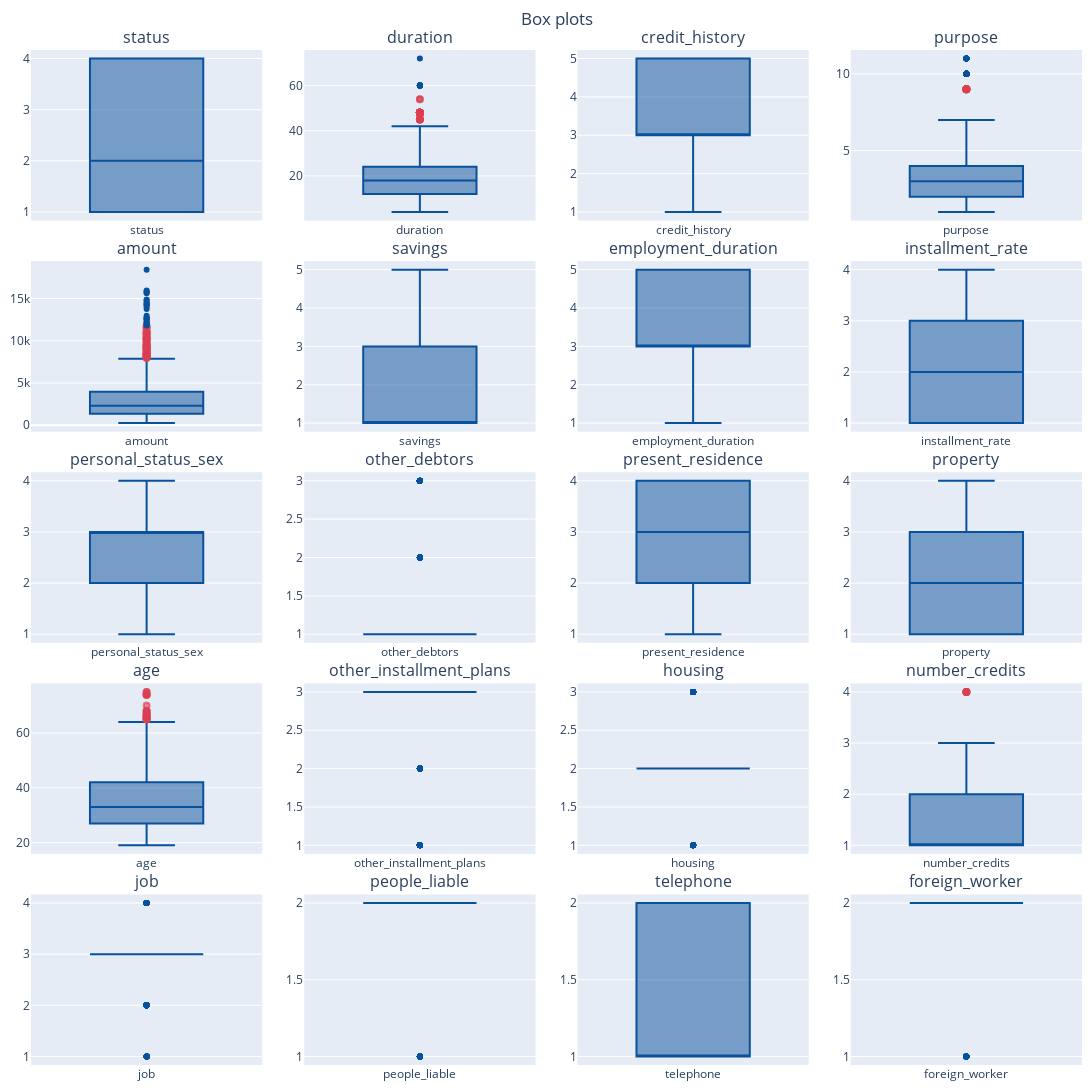

Notebook code for this chart:
### Markdown cell above
# Outliers detection

### Code cell
titles = tuple(df.keys()[0:-1])
layout = get_layout("Box plots")
fig = make_subplots(rows=5, cols=4, subplot_titles = titles, vertical_spacing=0.04, horizontal_spacing=0.04)
for index,feature in enumerate(titles):
    fig.add_trace(get_boxplot_trace(feature, df[feature]) ,row=index//4+1, col=index%4+1)
fig.update_layout(layout)
fig.show()     
if SAVE_IMAGES:
    fig.write_image(f"{images_folder}/boxplots.png")

### Figure 1 — Plotly figure (JSON) as saved in the notebook; plotly's stock layout.template omitted (floating-point values rounded to 4 significant figures; data arrays with more than 128 entries replaced by an {"elided": "..."} marker saying what was removed)
{"data": [{"boxpoints": "suspectedoutliers", "line": {"color": "rgb(8,81,156)"}, "marker": {"color": "rgb(8,81,156)", "line": {"outliercolor": "rgba(219, 64, 82, 0.6)", "outlierwidth": 2}, "outliercolor": "rgba(219, 64, 82, 0.6)"}, "name": "status", "type": "box", "xaxis": "x", "y": {"elided": "1000 int values"}, "yaxis": "y"}, {"boxpoints": "suspectedoutliers", "line": {"color": "rgb(8,81,156)"}, "marker": {"color": "rgb(8,81,156)", "line": {"outliercolor": "rgba(219, 64, 82, 0.6)", "outlierwidth": 2}, "outliercolor": "rgba(219, 64, 82, 0.6)"}, "name": "duration", "type": "box", "xaxis": "x2", "y": {"elided": "1000 int values"}, "yaxis": "y2"}, {"boxpoints": "suspectedoutliers", "line": {"color": "rgb(8,81,156)"}, "marker": {"color": "rgb(8,81,156)", "line": {"outliercolor": "rgba(219, 64, 82, 0.6)", "outlierwidth": 2}, "outliercolor": "rgba(219, 64, 82, 0.6)"}, "name": "credit_history", "type": "box", "xaxis": "x3", "y": {"elided": "1000 int values"}, "yaxis": "y3"}, {"boxpoints": "suspectedoutliers", "line": {"color": "rgb(8,81,156)"}, "marker": {"color": "rgb(8,81,156)", "line": {"outliercolor": "rgba(219, 64, 82, 0.6)", "outlierwidth": 2}, "outliercolor": "rgba(219, 64, 82, 0.6)"}, "name": "purpose", "type": "box", "xaxis": "x4", "y": {"elided": "1000 int values"}, "yaxis": "y4"}, {"boxpoints": "suspectedoutliers", "line": {"color": "rgb(8,81,156)"}, "marker": {"color": "rgb(8,81,156)", "line": {"outliercolor": "rgba(219, 64, 82, 0.6)", "outlierwidth": 2}, "outliercolor": "rgba(219, 64, 82, 0.6)"}, "name": "amount", "type": "box", "xaxis": "x5", "y": {"elided": "1000 int values"}, "yaxis": "y5"}, {"boxpoints": "suspectedoutliers", "line": {"color": "rgb(8,81,156)"}, "marker": {"color": "rgb(8,81,156)", "line": {"outliercolor": "rgba(219, 64, 82, 0.6)", "outlierwidth": 2}, "outliercolor": "rgba(219, 64, 82, 0.6)"}, "name": "savings", "type": "box", "xaxis": "x6", "y": {"elided": "1000 int values"}, "yaxis": "y6"}, {"boxpoints": "suspectedoutliers", "line": {"color": "rgb(8,81,156)"}, "marker": {"color": "rgb(8,81,156)", "line": {"outliercolor": "rgba(219, 64, 82, 0.6)", "outlierwidth": 2}, "outliercolor": "rgba(219, 64, 82, 0.6)"}, "name": "employment_duration", "type": "box", "xaxis": "x7", "y": {"elided": "1000 int values"}, "yaxis": "y7"}, {"boxpoints": "suspectedoutliers", "line": {"color": "rgb(8,81,156)"}, "marker": {"color": "rgb(8,81,156)", "line": {"outliercolor": "rgba(219, 64, 82, 0.6)", "outlierwidth": 2}, "outliercolor": "rgba(219, 64, 82, 0.6)"}, "name": "installment_rate", "type": "box", "xaxis": "x8", "y": {"elided": "1000 int values"}, "yaxis": "y8"}, {"boxpoints": "suspectedoutliers", "line": {"color": "rgb(8,81,156)"}, "marker": {"color": "rgb(8,81,156)", "line": {"outliercolor": "rgba(219, 64, 82, 0.6)", "outlierwidth": 2}, "outliercolor": "rgba(219, 64, 82, 0.6)"}, "name": "personal_status_sex", "type": "box", "xaxis": "x9", "y": {"elided": "1000 int values"}, "yaxis": "y9"}, {"boxpoints": "suspectedoutliers", "line": {"color": "rgb(8,81,156)"}, "marker": {"color": "rgb(8,81,156)", "line": {"outliercolor": "rgba(219, 64, 82, 0.6)", "outlierwidth": 2}, "outliercolor": "rgba(219, 64, 82, 0.6)"}, "name": "other_debtors", "type": "box", "xaxis": "x10", "y": {"elided": "1000 int values"}, "yaxis": "y10"}, {"boxpoints": "suspectedoutliers", "line": {"color": "rgb(8,81,156)"}, "marker": {"color": "rgb(8,81,156)", "line": {"outliercolor": "rgba(219, 64, 82, 0.6)", "outlierwidth": 2}, "outliercolor": "rgba(219, 64, 82, 0.6)"}, "name": "present_residence", "type": "box", "xaxis": "x11", "y": {"elided": "1000 int values"}, "yaxis": "y11"}, {"boxpoints": "suspectedoutliers", "line": {"color": "rgb(8,81,156)"}, "marker": {"color": "rgb(8,81,156)", "line": {"outliercolor": "rgba(219, 64, 82, 0.6)", "outlierwidth": 2}, "outliercolor": "rgba(219, 64, 82, 0.6)"}, "name": "property", "type": "box", "xaxis": "x12", "y": {"elided": "1000 int values"}, "yaxis": "y12"}, {"boxpoints": "suspectedoutliers", "line": {"color": "rgb(8,81,156)"}, "marker": {"color": "rgb(8,81,156)", "line": {"outliercolor": "rgba(219, 64, 82, 0.6)", "outlierwidth": 2}, "outliercolor": "rgba(219, 64, 82, 0.6)"}, "name": "age", "type": "box", "xaxis": "x13", "y": {"elided": "1000 int values"}, "yaxis": "y13"}, {"boxpoints": "suspectedoutliers", "line": {"color": "rgb(8,81,156)"}, "marker": {"color": "rgb(8,81,156)", "line": {"outliercolor": "rgba(219, 64, 82, 0.6)", "outlierwidth": 2}, "outliercolor": "rgba(219, 64, 82, 0.6)"}, "name": "other_installment_plans", "type": "box", "xaxis": "x14", "y": {"elided": "1000 int values"}, "yaxis": "y14"}, {"boxpoints": "suspectedoutliers", "line": {"color": "rgb(8,81,156)"}, "marker": {"color": "rgb(8,81,156)", "line": {"outliercolor": "rgba(219, 64, 82, 0.6)", "outlierwidth": 2}, "outliercolor": "rgba(219, 64, 82, 0.6)"}, "name": "housing", "type": "box", "xaxis": "x15", "y": {"elided": "1000 int values"}, "yaxis": "y15"}, {"boxpoints": "suspectedoutliers", "line": {"color": "rgb(8,81,156)"}, "marker": {"color": "rgb(8,81,156)", "line": {"outliercolor": "rgba(219, 64, 82, 0.6)", "outlierwidth": 2}, "outliercolor": "rgba(219, 64, 82, 0.6)"}, "name": "number_credits", "type": "box", "xaxis": "x16", "y": {"elided": "1000 int values"}, "yaxis": "y16"}, {"boxpoints": "suspectedoutliers", "line": {"color": "rgb(8,81,156)"}, "marker": {"color": "rgb(8,81,156)", "line": {"outliercolor": "rgba(219, 64, 82, 0.6)", "outlierwidth": 2}, "outliercolor": "rgba(219, 64, 82, 0.6)"}, "name": "job", "type": "box", "xaxis": "x17", "y": {"elided": "1000 int values"}, "yaxis": "y17"}, {"boxpoints": "suspectedoutliers", "line": {"color": "rgb(8,81,156)"}, "marker": {"color": "rgb(8,81,156)", "line": {"outliercolor": "rgba(219, 64, 82, 0.6)", "outlierwidth": 2}, "outliercolor": "rgba(219, 64, 82, 0.6)"}, "name": "people_liable", "type": "box", "xaxis": "x18", "y": {"elided": "1000 int values"}, "yaxis": "y18"}, {"boxpoints": "suspectedoutliers", "line": {"color": "rgb(8,81,156)"}, "marker": {"color": "rgb(8,81,156)", "line": {"outliercolor": "rgba(219, 64, 82, 0.6)", "outlierwidth": 2}, "outliercolor": "rgba(219, 64, 82, 0.6)"}, "name": "telephone", "type": "box", "xaxis": "x19", "y": {"elided": "1000 int values"}, "yaxis": "y19"}, {"boxpoints": "suspectedoutliers", "line": {"color": "rgb(8,81,156)"}, "marker": {"color": "rgb(8,81,156)", "line": {"outliercolor": "rgba(219, 64, 82, 0.6)", "outlierwidth": 2}, "outliercolor": "rgba(219, 64, 82, 0.6)"}, "name": "foreign_worker", "type": "box", "xaxis": "x20", "y": {"elided": "1000 int values"}, "yaxis": "y20"}], "layout": {"annotations": [{"font": {"size": 16}, "showarrow": false, "text": "status", "x": 0.11, "xanchor": "center", "xref": "paper", "y": 1, "yanchor": "bottom", "yref": "paper"}, {"font": {"size": 16}, "showarrow": false, "text": "duration", "x": 0.37, "xanchor": "center", "xref": "paper", "y": 1, "yanchor": "bottom", "yref": "paper"}, {"font": {"size": 16}, "showarrow": false, "text": "credit_history", "x": 0.63, "xanchor": "center", "xref": "paper", "y": 1, "yanchor": "bottom", "yref": "paper"}, {"font": {"size": 16}, "showarrow": false, "text": "purpose", "x": 0.89, "xanchor": "center", "xref": "paper", "y": 1, "yanchor": "bottom", "yref": "paper"}, {"font": {"size": 16}, "showarrow": false, "text": "amount", "x": 0.11, "xanchor": "center", "xref": "paper", "y": 0.792, "yanchor": "bottom", "yref": "paper"}, {"font": {"size": 16}, "showarrow": false, "text": "savings", "x": 0.37, "xanchor": "center", "xref": "paper", "y": 0.792, "yanchor": "bottom", "yref": "paper"}, {"font": {"size": 16}, "showarrow": false, "text": "employment_duration", "x": 0.63, "xanchor": "center", "xref": "paper", "y": 0.792, "yanchor": "bottom", "yref": "paper"}, {"font": {"size": 16}, "showarrow": false, "text": "installment_rate", "x": 0.89, "xanchor": "center", "xref": "paper", "y": 0.792, "yanchor": "bottom", "yref": "paper"}, {"font": {"size": 16}, "showarrow": false, "text": "personal_status_sex", "x": 0.11, "xanchor": "center", "xref": "paper", "y": 0.584, "yanchor": "bottom", "yref": "paper"}, {"font": {"size": 16}, "showarrow": false, "text": "other_debtors", "x": 0.37, "xanchor": "center", "xref": "paper", "y": 0.584, "yanchor": "bottom", "yref": "paper"}, {"font": {"size": 16}, "showarrow": false, "text": "present_residence", "x": 0.63, "xanchor": "center", "xref": "paper", "y": 0.584, "yanchor": "bottom", "yref": "paper"}, {"font": {"size": 16}, "showarrow": false, "text": "property", "x": 0.89, "xanchor": "center", "xref": "paper", "y": 0.584, "yanchor": "bottom", "yref": "paper"}, {"font": {"size": 16}, "showarrow": false, "text": "age", "x": 0.11, "xanchor": "center", "xref": "paper", "y": 0.376, "yanchor": "bottom", "yref": "paper"}, {"font": {"size": 16}, "showarrow": false, "text": "other_installment_plans", "x": 0.37, "xanchor": "center", "xref": "paper", "y": 0.376, "yanchor": "bottom", "yref": "paper"}, {"font": {"size": 16}, "showarrow": false, "text": "housing", "x": 0.63, "xanchor": "center", "xref": "paper", "y": 0.376, "yanchor": "bottom", "yref": "paper"}, {"font": {"size": 16}, "showarrow": false, "text": "number_credits", "x": 0.89, "xanchor": "center", "xref": "paper", "y": 0.376, "yanchor": "bottom", "yref": "paper"}, {"font": {"size": 16}, "showarrow": false, "text": "job", "x": 0.11, "xanchor": "center", "xref": "paper", "y": 0.168, "yanchor": "bottom", "yref": "paper"}, {"font": {"size": 16}, "showarrow": false, "text": "people_liable", "x": 0.37, "xanchor": "center", "xref": "paper", "y": 0.168, "yanchor": "bottom", "yref": "paper"}, {"font": {"size": 16}, "showarrow": false, "text": "telephone", "x": 0.63, "xanchor": "center", "xref": "paper", "y": 0.168, "yanchor": "bottom", "yref": "paper"}, {"font": {"size": 16}, "showarrow": false, "text": "foreign_worker", "x": 0.89, "xanchor": "center", "xref": "paper", "y": 0.168, "yanchor": "bottom", "yref": "paper"}], "autosize": true, "height": 1200, "margin": {"b": 10, "l": 10, "r": 10, "t": 50}, "showlegend": false, "title": {"text": "Box plots", "x": 0.5, "xref": "paper"}, "width": 1100, "xaxis": {"anchor": "y", "automargin": true, "domain": [0, 0.22], "tickangle": 0}, "xaxis10": {"anchor": "y10", "domain": [0.26, 0.48]}, "xaxis11": {"anchor": "y11", "domain": [0.52, 0.74]}, "xaxis12": {"anchor": "y12", "domain": [0.78, 1]}, "xaxis13": {"anchor": "y13", "domain": [0, 0.22]}, "xaxis14": {"anchor": "y14", "domain": [0.26, 0.48]}, "xaxis15": {"anchor": "y15", "domain": [0.52, 0.74]}, "xaxis16": {"anchor": "y16", "domain": [0.78, 1]}, "xaxis17": {"anchor": "y17", "domain": [0, 0.22]}, "xaxis18": {"anchor": "y18", "domain": [0.26, 0.48]}, "xaxis19": {"anchor": "y19", "domain": [0.52, 0.74]}, "xaxis2": {"anchor": "y2", "domain": [0.26, 0.48]}, "xaxis20": {"anchor": "y20", "domain": [0.78, 1]}, "xaxis3": {"anchor": "y3", "domain": [0.52, 0.74]}, "xaxis4": {"anchor": "y4", "domain": [0.78, 1]}, "xaxis5": {"anchor": "y5", "domain": [0, 0.22]}, "xaxis6": {"anchor": "y6", "domain": [0.26, 0.48]}, "xaxis7": {"anchor": "y7", "domain": [0.52, 0.74]}, "xaxis8": {"anchor": "y8", "domain": [0.78, 1]}, "xaxis9": {"anchor": "y9", "domain": [0, 0.22]}, "yaxis": {"anchor": "x", "automargin": true, "domain": [0.832, 1]}, "yaxis10": {"anchor": "x10", "domain": [0.416, 0.584]}, "yaxis11": {"anchor": "x11", "domain": [0.416, 0.584]}, "yaxis12": {"anchor": "x12", "domain": [0.416, 0.584]}, "yaxis13": {"anchor": "x13", "domain": [0.208, 0.376]}, "yaxis14": {"anchor": "x14", "domain": [0.208, 0.376]}, "yaxis15": {"anchor": "x15", "domain": [0.208, 0.376]}, "yaxis16": {"anchor": "x16", "domain": [0.208, 0.376]}, "yaxis17": {"anchor": "x17", "domain": [0, 0.168]}, "yaxis18": {"anchor": "x18", "domain": [0, 0.168]}, "yaxis19": {"anchor": "x19", "domain": [0, 0.168]}, "yaxis2": {"anchor": "x2", "domain": [0.832, 1]}, "yaxis20": {"anchor": "x20", "domain": [0, 0.168]}, "yaxis3": {"anchor": "x3", "domain": [0.832, 1]}, "yaxis4": {"anchor": "x4", "domain": [0.832, 1]}, "yaxis5": {"anchor": "x5", "domain": [0.624, 0.792]}, "yaxis6": {"anchor": "x6", "domain": [0.624, 0.792]}, "yaxis7": {"anchor": "x7", "domain": [0.624, 0.792]}, "yaxis8": {"anchor": "x8", "domain": [0.624, 0.792]}, "yaxis9": {"anchor": "x9", "domain": [0.416, 0.584]}}}
